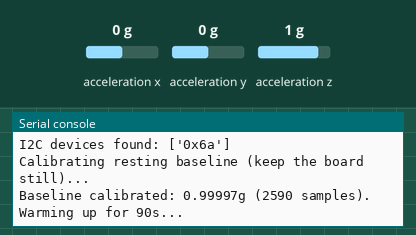
Recording of a program running on a simulated Raspberry Pi Pico running MicroPython. Shown: the last lines printed to the serial console. Inputs (shaded band) come from the test bench; at power-on: acceleration x 0 g, acceleration y 0 g, acceleration z 1 g. WiFi joins after 1.5 s; the interpreter's speed is modelled, so counts of loop turns are approximate; values from a settings file that is not in the repository are placeholders; library files of the repository ran but are not shown: lsm6dsox.py.

Above: at 4.4 s.
4.5 s: acceleration x set to -1.4 g
At 7.2 s:
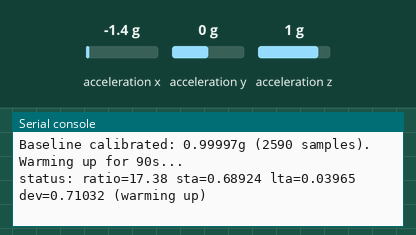
7.5 s: acceleration y set to -1.4 g
9.0 s: acceleration z set to -1.4 g
At 10.0 s:
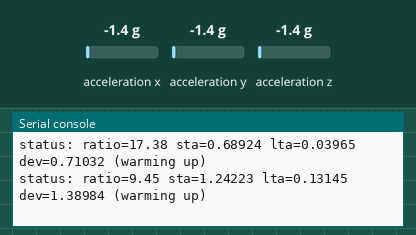
Timing chart, 0 to 12.0 s (numbered marks = the images above; inputs shaded):
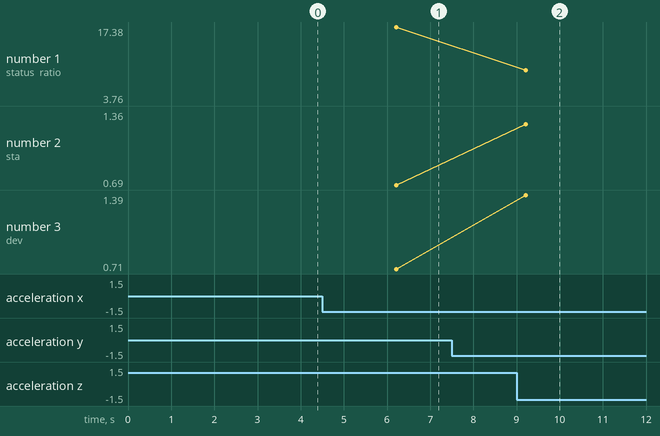

Measured:
- after the input at 4.5 s, the serial console: prints a new line after 1.7 s (image 1)
- after the input at 9.0 s, the serial console: prints a new line after 0.21 s (image 2)
- plotted number 1: 17.38 → 3.76 after the input at 9.0 s
- plotted number 2: 0.69 → 1.33 after the input at 9.0 s
- plotted number 3: 0.71 → 1.32 after the input at 9.0 s

The program:

main.py
```python
# main.py -- runs automatically on power-up (MicroPython convention: any file
# named main.py on the device root is run after boot).
#
# What this does: polls the LSM6DSOX as fast as I2C allows, and runs a
# classic seismology-style STA/LTA (short-term-average / long-term-average)
# trigger on the deviation of the acceleration vector's magnitude from its
# resting value. STA/LTA is what real seismometer software (e.g. ObsPy's
# recursive_sta_lta) uses too: a short EMA tracks "what's happening right
# now," a long EMA tracks "the ambient noise floor," and a trigger fires
# when the ratio between them spikes -- which adapts to your specific
# mounting location's normal vibration level instead of using one fixed
# threshold that might be too twitchy in a noisy spot or too dead in a
# quiet one.
#
# Using the acceleration vector's *magnitude* (not a single axis) means the
# sensor doesn't need to be mounted perfectly level or in any particular
# orientation -- at rest, |x,y,z| is always ~1g regardless of which way is
# "up" for the board.

import time
import network
import urequests
from machine import I2C, Pin
from lsm6dsox import LSM6DSOX
import config

# ---- Tunables ---------------------------------------------------------
I2C_SDA_PIN = 4
I2C_SCL_PIN = 5

STA_TAU_S = 0.5  # short-term average time constant (seconds)
LTA_TAU_S = 30.0  # long-term average time constant (seconds)
BASELINE_TAU_S = 120.0  # very slow EMA tracking the resting ~1g offset
WARMUP_S = 90  # ignore triggers for this long after boot, while STA/LTA settle

TRIGGER_RATIO = 4.0  # STA/LTA ratio that starts an event. Measured idle
# ratio on this board (after the baseline-calibration and lta-guard fixes)
# settles around 1.0-1.5 at rest; 3.0 caught real shakes fine but was also
# tripped by just tapping the table, so 4.0 is the confirmed-good working
# value -- comfortable headroom above idle noise, still sensitive to a
# genuine small tremor. Watch DEBUG_STATUS if you ever want to retune.
DETRIGGER_RATIO = 1.3  # STA/LTA ratio that ends an event -- comfortably
# below TRIGGER_RATIO and above the ~1.0-1.5 idle range, so a real event
# fully de-triggers once it settles back to normal instead of flapping.
TRIGGER_CONFIRM_SAMPLES = 3  # consecutive over-threshold samples required to fire
MIN_EVENT_MS = 150  # basic floor against instant one-sample blips; note that STA
# smoothing itself stretches a brief tap into a longer-looking event (a single
# knock can still end up reported as ~1s long), so this alone won't cleanly
# separate "someone bumped the table" from a real quake -- amplitude is the
# more reliable signal for that: a tap is a low peak-g event, a real quake is not.
AMPLITUDE_SCALE = 3000  # peak g-deviation * this = reported amplitude (0-1000, clipped)
DEBUG_STATUS = True  # print the live STA/LTA ratio every few seconds -- turn
# this on while tuning so you can see how close ambient noise sits to
# TRIGGER_RATIO, then turn it off (or just ignore the extra print) once happy.
DEBUG_STATUS_INTERVAL_S = 3
# -------------------------------------------------------------------------

# IMPORTANT while testing: WARMUP_S below only blocks *triggering* -- the
# LTA (ambient noise floor) and baseline keep updating the entire time,
# warmup included. If you shake the board hard during those first 90s to see
# if it "works," that shake gets absorbed into LTA as if it were normal
# background noise, which raises your effective threshold for the next
# ~30-90s (LTA's own time constant) even after warmup ends -- so a second
# test shake right after can look like it "doesn't trigger" when really the
# first shake poisoned the baseline. Power-cycle, leave it completely still
# for the full warmup, *then* do your test shake.


def connect_wifi():
    wlan = network.WLAN(network.STA_IF)
    wlan.active(True)
    if not wlan.isconnected():
        print("Connecting to WiFi...")
        wlan.connect(config.WIFI_SSID, config.WIFI_PASSWORD)
        for _ in range(30):
            if wlan.isconnected():
                break
            time.sleep(1)
    if wlan.isconnected():
        print("WiFi connected:", wlan.ifconfig()[0])
    else:
        print("WiFi did not connect -- check config.py. Will retry before the next report.")
    return wlan


REPORT_RETRIES = 3  # first HTTPS request after boot (or after a while idle) can
# fail once with a low-level socket error even when WiFi/DNS/TLS are all fine
# -- this has been observed in practice and isn't specific to this endpoint,
# so a real trigger gets a couple of quick retries rather than being dropped.
REPORT_RETRY_DELAY_S = 1.5


def _post_event(amplitude, duration_ms):
    resp = urequests.post(
        config.INGEST_URL,
        headers={"Content-Type": "application/json", "X-Api-Key": config.STATION_API_KEY},
        json={"amplitude": round(amplitude, 2), "durationMs": int(duration_ms)},
    )
    text = resp.text
    resp.close()
    return text


def report_event(wlan, amplitude, duration_ms):
    if not wlan.isconnected():
        wlan = connect_wifi()
    for attempt in range(1, REPORT_RETRIES + 1):
        try:
            print("Reported event:", _post_event(amplitude, duration_ms))
            return wlan
        except Exception as e:
            print("Report attempt %d/%d failed: %s" % (attempt, REPORT_RETRIES, e))
            if attempt < REPORT_RETRIES:
                time.sleep(REPORT_RETRY_DELAY_S)
    print("Giving up on this report after %d attempts." % REPORT_RETRIES)
    return wlan


def ema_alpha(dt, tau):
    return dt / (tau + dt)


def main():
    wlan = connect_wifi()

    i2c = I2C(0, sda=Pin(I2C_SDA_PIN), scl=Pin(I2C_SCL_PIN), freq=400000)
    print("I2C devices found:", [hex(a) for a in i2c.scan()])
    sensor = LSM6DSOX(i2c)

    # Calibrate the resting baseline from real readings instead of assuming
    # exactly 1.000g. Board tilt and per-unit sensor offset error mean the
    # true resting |acceleration| is almost never exactly 1g -- starting
    # from a wrong guess creates a large fake "dev" that BASELINE_TAU_S (120s)
    # takes a long time to settle out of, which swamps the real ambient noise
    # floor for minutes and makes low-ratio tuning meaningless during that
    # window. Don't touch the board during this 1s calibration.
    print("Calibrating resting baseline (keep the board still)...")
    calib_sum = 0.0
    calib_n = 0
    calib_start = time.ticks_ms()
    while time.ticks_diff(time.ticks_ms(), calib_start) < 1000:
        cx, cy, cz = sensor.acceleration()
        calib_sum += (cx * cx + cy * cy + cz * cz) ** 0.5
        calib_n += 1
    baseline = calib_sum / calib_n
    print("Baseline calibrated: %.5fg (%d samples). Warming up for %ds..." % (
        baseline, calib_n, WARMUP_S
    ))

    sta = 0.0
    lta = 0.0
    triggered = False
    trigger_start = 0
    peak_dev = 0.0
    confirm_count = 0

    boot_time = time.ticks_ms()
    last_t = boot_time
    last_debug_print = boot_time

    while True:
        x, y, z = sensor.acceleration()
        mag = (x * x + y * y + z * z) ** 0.5

        now = time.ticks_ms()
        dt = time.ticks_diff(now, last_t) / 1000.0
        last_t = now
        if dt <= 0:
            continue

        dev = abs(mag - baseline)

        sta += (dev - sta) * ema_alpha(dt, STA_TAU_S)
        if not triggered:
            # Freeze LTA/baseline while an event is in progress, so a real
            # earthquake doesn't get absorbed into "the new normal" mid-shake.
            lta += (dev - lta) * ema_alpha(dt, LTA_TAU_S)
            baseline += (mag - baseline) * ema_alpha(dt, BASELINE_TAU_S)

        ratio = (sta / lta) if lta > 0.00002 else 0.0
        # NOTE: this guard used to sit at 0.0005 -- fine back when a baseline
        # seeding bug made lta run 10-20x too high, but with baseline now
        # calibrated correctly, real quiet-room lta legitimately settles well
        # below the old 0.0005 floor, which was forcing ratio to a permanent
        # 0.00 and made triggering impossible. This value only needs to be
        # small enough to dodge a literal divide-by-near-zero at boot.
        warmed_up = time.ticks_diff(now, boot_time) > WARMUP_S * 1000

        if DEBUG_STATUS and not triggered:
            if time.ticks_diff(now, last_debug_print) >= DEBUG_STATUS_INTERVAL_S * 1000:
                last_debug_print = now
                print("status: ratio=%.2f sta=%.5f lta=%.5f dev=%.5f%s" % (
                    ratio, sta, lta, dev, "" if warmed_up else " (warming up)"
                ))

        if not triggered:
            if warmed_up and ratio > TRIGGER_RATIO:
                confirm_count += 1
                if confirm_count >= TRIGGER_CONFIRM_SAMPLES:
                    triggered = True
                    trigger_start = now
                    peak_dev = dev
                    print("TRIGGER (ratio=%.2f)" % ratio)
            else:
                confirm_count = 0
        else:
            peak_dev = max(peak_dev, dev)
            if ratio < DETRIGGER_RATIO:
                duration_ms = time.ticks_diff(now, trigger_start)
                triggered = False
                confirm_count = 0
                print("de-trigger: peak=%.4fg duration=%dms" % (peak_dev, duration_ms))
                if duration_ms >= MIN_EVENT_MS:
                    amplitude = min(1000.0, peak_dev * AMPLITUDE_SCALE)
                    wlan = report_event(wlan, amplitude, duration_ms)


try:
    main()
except KeyboardInterrupt:
    print("Stopped.")
```
